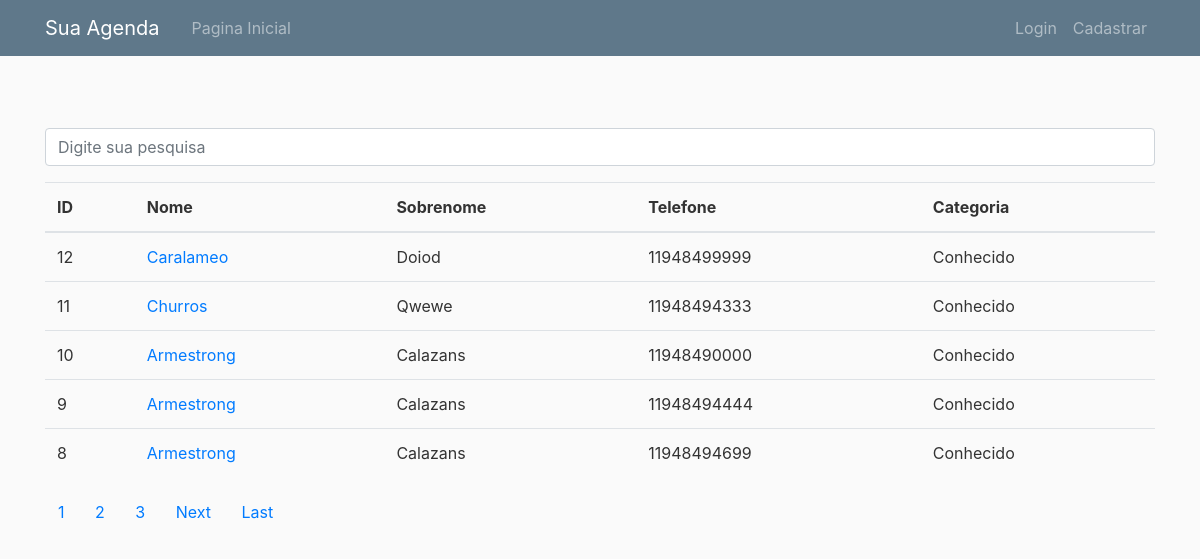
Screenshot of /usuario/arms with the database file from the repository.
### contatos/models.py (models this page shows, shortened)
class Contato(models.Model):
    class Categoria(models.TextChoices):
        FAMILIA = "Família"
        AMIGO = "Amigo"
        CONHECIDO = "Conhecido"
        VIZINHO = "Vizinho(a)"
    criador = models.ForeignKey(User, on_delete=models.CASCADE)
    nome = models.CharField(max_length=40)
    sobrenome = models.CharField(max_length=40, blank=True)
    telefone = models.CharField(max_length=40)
    email = models.CharField(max_length=40, blank=True)
    data_criacao = models.DateTimeField(default=timezone.now)
    descricao = models.TextField(blank=True)
    categoria = models.CharField(max_length=50, choices=Categoria.choices, default=Categoria.CONHECIDO)
    mostrar = models.BooleanField(default=True)
    foto = models.ImageField(default='default.jpg', upload_to='pictures/%Y/%m/%d')

### contatos/views.py (the view)
# urls.py: path('usuario/<str:username>', MeusContatos.as_view(), name='usuario-contato'),
class MeusContatos(ListView):
    model = Contato
    template_name = 'tmpl_contatos/meus_contatos.html'
    context_object_name = 'posts'
    paginate_by = 5
    def get_queryset(self):
        user = get_object_or_404(User, username=self.kwargs.get('username'))
        return Contato.objects.filter(criador=user).order_by('-data_criacao')

### contatos/templates/tmpl_contatos/meus_contatos.html (shortened to what this page needs)
{% extends 'base.html' %}
{%block 'conteudo' %}
  {% if 'accounts' not in request.path %}
    <br><br>
    <form method="get" action="{% url 'busca' %}">
        <div class="form-group row">
            <div class="col-12">
                <input class="form-control"
                       type="search" value="{{ request.GET.termo }}"
                       id="search-input"
                       placeholder="Digite sua pesquisa"
                       name="termo">
            </div>
        </div>
    </form>
{%endif%}
<div class="table-responsive-xl">
<table class="table">
    <thead>
    <tr>
        <th>ID</th>
        <th  scope="col">Nome</th>
        <th  scope="col">Sobrenome</th>
        <th  scope="col">Telefone</th>
        <th  scope="col">Categoria</th>
    </tr>
    </thead>
    <tbody>
    {% for post in posts %}
    <tr scope="row">
        <td>{{post.id}}</td>
        <td>
            <a href="{% url 'ver_contato' post.id %}">{{post.nome}}</a>
        </td>
        <td>{{post.sobrenome}}</td>
        <td>{{post.telefone}}</td>
        <td>{{post.categoria}}</td>
    </tr>
    {% endfor %}
    </tbody>
</table>
</div>
    {% if is_paginated %}
        {% for num in page_obj.paginator.page_range %}
            {% if page_obj.number == num %}
                <a class="btn bnt-info mb-4" href="?page={{ num }}">{{ num }}</a>
            {% elif num > page_obj.number|add:'-3' and num < page_obj.number|add:'3' %}
                <a class="btn bnt-outline-info mb-4" href="?page={{ num }}">{{ num }}</a>
            {% endif %}
        {% endfor %}
        {% if page_obj.has_next %}
            <a class="btn bnt-outline-info mb-4" href="?page={{page_obj.next_page_number}}">Next</a>
            <a class="btn bnt-outline-info mb-4" href="?page={{page_obj.paginator.num_pages}}">Last</a>
        {% endif %}
    {% endif %}
{% endblock %}

### templates/base.html (shortened to what this page needs)
<!DOCTYPE html>
{% load static %}
<html lang="pt">
<head>
    {% include 'parciais/_head.html' %}
</head>
<body>
{% include 'parciais/_nav.html' %}
<div class="container">
    <div class="row">
        <div class="col-lg-12">
            {%block 'conteudo'%}{%endblock%}
        </div>
    </div>
</div>
</body>
</html>

### templates/parciais/_head.html (shortened to what this page needs)
{% load static %}
<link rel="stylesheet" href="https://maxcdn.bootstrapcdn.com/bootstrap/4.0.0/css/bootstrap.min.css"
>
<link rel="stylesheet" href="{% static 'main.css' %}" type="text/css">

### templates/parciais/_nav.html (shortened to what this page needs)
<nav class="navbar navbar-expand-md navbar-dark bg-steel fixed-top">
        <div class="container">
            {% if user.is_authenticated %}
            <a class="navbar-brand mr-4" href="{% url 'index' %}">Agenda {{user.username.title}}</a>
            {% else %}
            <a class="navbar-brand mr-4" href="{% url 'index' %}">Sua Agenda</a>
            {% endif %}
            <div class="collapse navbar-collapse" id="navbarToggle">
                <div class="navbar-nav mr-auto">
                    {% if user.is_authenticated %}
                    <a class="nav-item nav-link" href="{% url 'usuario-contato' user.username %}">Meus Contatos</a>
                    <a class="nav-item nav-link" href="{% url 'dashboard' %}">Novo Contato</a>
                    {% else%}
                    <a class="nav-item nav-link" href="{% url 'index' %}">Pagina Inicial</a>
                    {% endif %}
                </div>
                <div class="navbar-nav">
                    {% if user.is_authenticated %}
                        <a class="nav-item nav-link" href="{% url 'usuario-contato' user.username  %}">{{user.username.title}}</a>
                        <a class="nav-item nav-link" href="{% url 'logout' %}">Sair</a>
                    {% else %}
                        <a class="nav-item nav-link" href="{% url 'login' %}">Login</a>
                        <a class="nav-item nav-link" href="{% url 'register' %}">Cadastrar</a>
                    {% endif %}
                </div>
            </div>
        </div>
    </nav>

### templates/static/main.css (style rules this page uses)
body { background: #fafafa; color: #333333; margin-top: 5rem; }
.bg-steel { background-color: #5f788a; }

### rows the page displays
Contato: id "12", nome "Caralameo", sobrenome "Doiod", telefone "11948499999", categoria "Conhecido"
Contato: id "11", nome "Churros", sobrenome "Qwewe", telefone "11948494333", categoria "Conhecido"
Contato: id "10", nome "Armestrong", sobrenome "Calazans", telefone "11948490000", categoria "Conhecido"
Contato: id "9", nome "Armestrong", sobrenome "Calazans", telefone "11948494444", categoria "Conhecido"
Contato: id "8", nome "Armestrong", sobrenome "Calazans", telefone "11948494699", categoria "Conhecido"

### other values shown
{{ num }} "1"
{{ num }} "2" "3"
